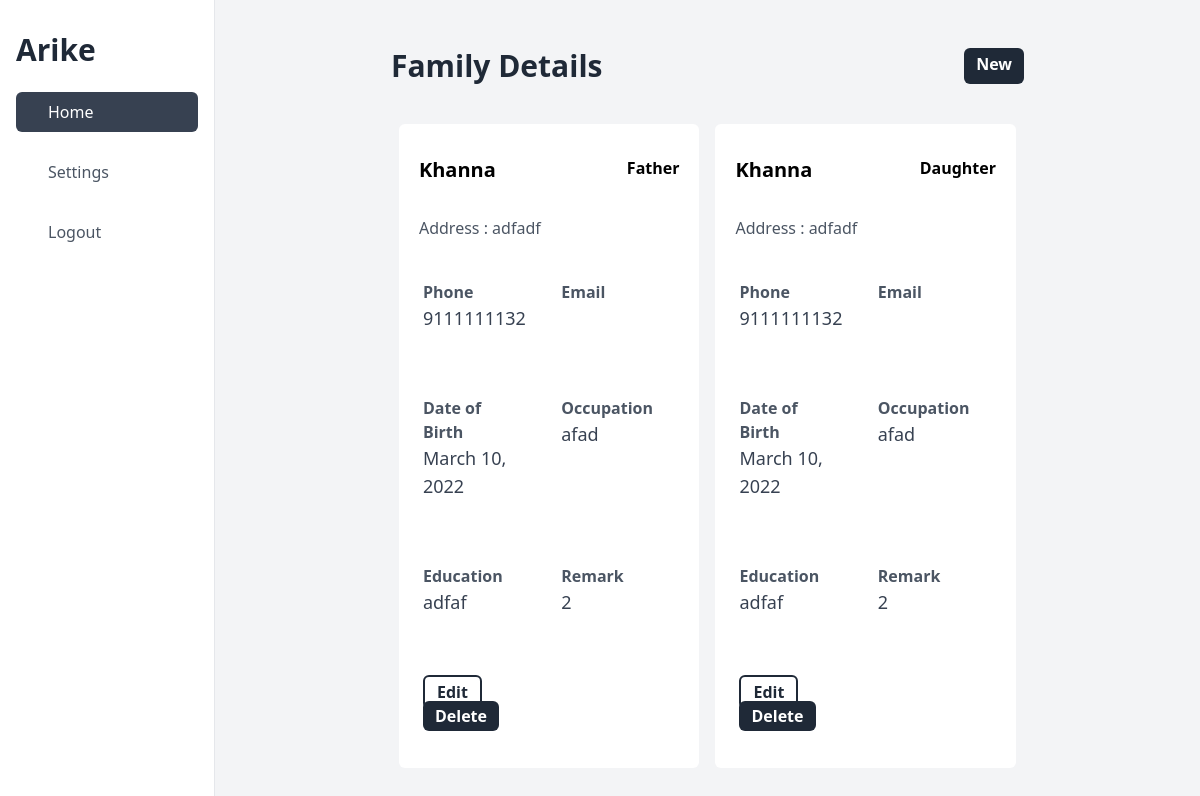
Page /list/family/2 on the committed database.
### apps/models.py (models this page shows, shortened)
class FamilyDetail(models.Model):
    full_name = models.CharField(max_length=150)
    phone = models.CharField(max_length=14, validators=[phone_number_regex])
    date_of_birth = models.DateField()
    email = models.EmailField(blank=True)
    relation = models.CharField(max_length=20, choices=RELATION)
    address = models.TextField(default="")
    education = models.CharField(max_length=35)
    occupation = models.CharField(max_length=35)
    remarks = models.TextField(null=True)
    is_primary = models.BooleanField(default=True)
    patient = models.ForeignKey(Patient, on_delete=models.CASCADE, null=True)
    created_at = models.DateTimeField(auto_now_add=True)
    updated_at = models.DateTimeField(auto_now=True)
    deleted = models.BooleanField(default=False)
    def __str__(self):
        return self.full_name

class Patient(models.Model):
    full_name = models.CharField(max_length=150)
    date_of_birth = models.DateField()
    address = models.TextField(default="")
    landmark = models.CharField(max_length=100)
    phone = models.CharField(max_length=14, validators=[phone_number_regex])
    gender = models.CharField(max_length=20, choices=GENDER_CHOICES)
    emergency_phone_number = models.CharField(
        max_length=14, validators=[phone_number_regex]
    )
    expired_time = models.DateTimeField(blank=True, null=True)
    ward = models.ForeignKey(Ward, on_delete=models.PROTECT)
    facility = models.ForeignKey(Facility, on_delete=models.PROTECT, null=True)
    nurse = models.ForeignKey(
        CustomUser, blank=False, on_delete=models.PROTECT, null=True
    )
    created_at = models.DateTimeField(auto_now_add=True)
    updated_at = models.DateTimeField(auto_now=True)
    deleted = models.BooleanField(default=False)

### apps/views.py (the view)
# urls.py: path("list/family/<int:patient_id>", FamilyListView.as_view()),
class FamilyListView(ListView):
    model = FamilyDetail
    template_name = "FamilyDetails/list.html"
    context_object_name = "objects"
    def get_queryset(self):
        patient_id = self.kwargs["patient_id"]
        print(patient_id)
        patient = Patient.objects.get(pk=patient_id)
        objects = FamilyDetail.objects.filter(deleted=False, patient=patient)
        print(objects)
        return objects
    def get_context_data(self, **kwargs):
        context = super().get_context_data(**kwargs)
        context["patient_id"] = self.kwargs["patient_id"]
        return context

### templates/FamilyDetails/list.html (shortened to what this page needs)
{% extends "base_dashboard.html" %}
{% block content %}
    <div class="flex justify-between  my-8">
        <h1 class="text-3xl font-bold text-gray-800">Family Details</h1>
        <a class="bg-gray-800 text-white font-bold text-1xl px-3 py-1 rounded-md text-center" href="/create/family/{{ patient_id }}">New</a>
    </div>
    <div class="grid grid-cols-2 ">
        {% for object in objects %}
        <div class="px-3 py-2 bg-white m-2 rounded-md">
            <div class="flex justify-between my-6">
                <p class="font-semibold text-xl px-2">{{ object.full_name }}</p>
                <p class="font-semibold px-2 ">{{ object.relation }}</p>
            </div>
            <div class="text-gray-600 px-2 py-2">
                Address : {{ object.address }}
            </div>
            <div class="grid grid-cols-2 ">
                <div class="pr-12 pl-3 py-2 mr-8 my-6">
                    <p class="text-gray-600 font-bold text-md">Phone</p>
                    <p class="text-gray-700 font-regular text-lg">{{ object.phone}}</p>
                </div>
                <div class="pr-12 pl-3 py-2 mr-8 my-6">
                    <p class="text-gray-600 font-bold text-md">Email</p>
                </div>
                <div class="pr-12 pl-3 py-2 mr-8 my-6">
                    <p class="text-gray-600 font-bold text-md">Date of Birth</p>
                    <p class="text-gray-700 font-regular text-lg">{{ object.date_of_birth }}</p>
                </div>
                <div class="pr-12 pl-3 py-2 mr-8 my-6">
                    <p class="text-gray-600 font-bold text-md">Occupation</p>
                    <p class="text-gray-700 font-regular text-lg">{{ object.occupation }}</p>
                </div>
                <div class="pr-12 pl-3 py-2 mr-8 my-6">
                    <p class="text-gray-600 font-bold text-md">Education</p>
                    <p class="text-gray-700 font-regular text-lg">{{ object.education }}</p>
                </div>
                <div class="pr-12 pl-3 py-2 mr-8 my-6">
                    <p class="text-gray-600 font-bold text-md">Remark</p>
                    <p class="text-gray-700 font-regular text-lg">{{ object.patient.id }}</p>
                </div>
                <div class="pr-12 pl-3 py-2 mr-8 my-6">
                    <a class="bg-white text-gray-800 font-bold text-1xl px-3 py-1 rounded-md text-center border-2 border-gray-800" href="/update/family/{{ object.id }}">Edit</a>
                    <a class="bg-gray-800 text-white font-bold text-1xl px-3 py-1 rounded-md text-center" href="/delete/family/{{ object.id }}">Delete</a>
                </div>
            </div>
        </div>
        {% endfor %}
    </div>
{% endblock content %}

### rows in the picture
FamilyDetail: full_name "Khanna", relation "Father", address "adfadf", phone "9111111132", date_of_birth "March 10, 2022", occupation "afad", education "adfaf", patient.id "2"
FamilyDetail: full_name "Khanna", relation "Daughter", address "adfadf", phone "9111111132", date_of_birth "March 10, 2022", occupation "afad", education "adfaf", patient.id "2"
